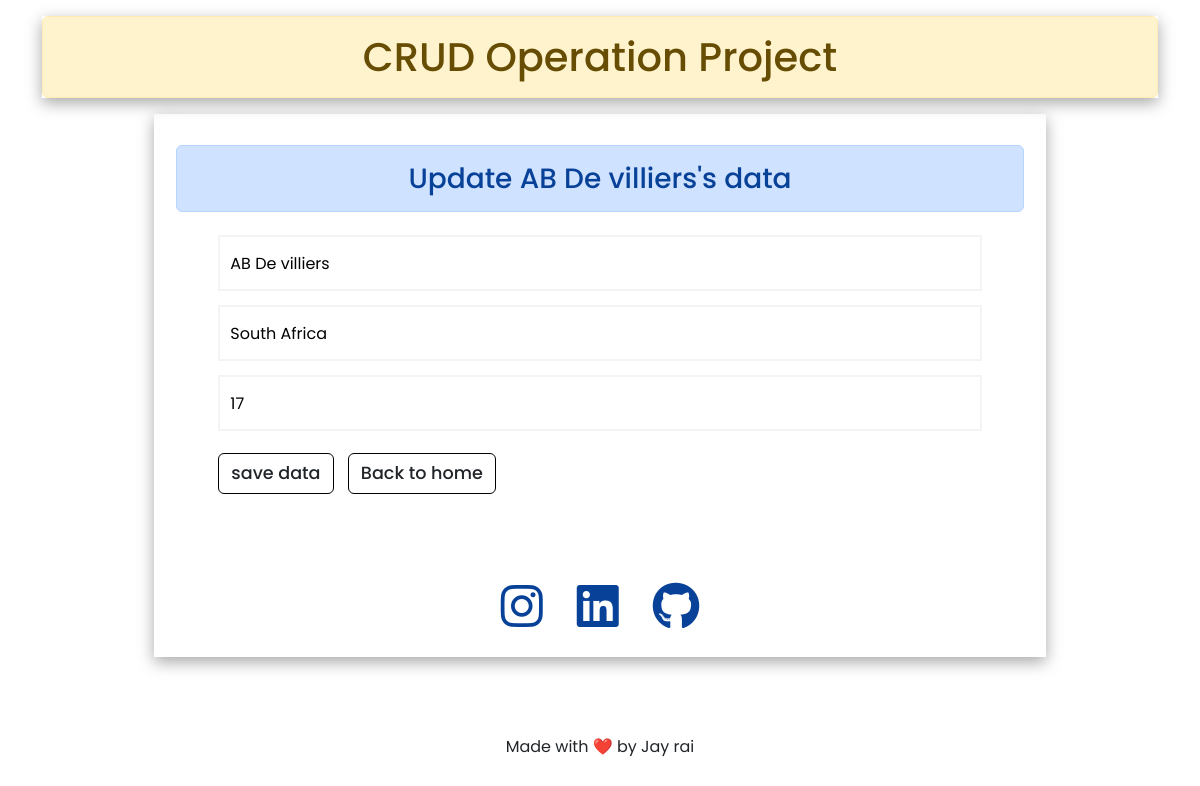
The page /update/27/ on the database its author committed.
### databook/models.py (models this page shows)
class Cricketer(models.Model):
    name = models.CharField(max_length=100)
    country = models.CharField(max_length=100)
    jersey_no = models.IntegerField()

### databook/views.py (the view)
# urls.py: path('update/<int:id>/',views.update_data,name='update'),
def update_data(request,id):
    if request.method == 'POST':
        get_data = Cricketer.objects.get(pk=id)
        fetched_name = request.POST['name']
        fetched_country = request.POST['origin-country']
        fetched_jersey_no = request.POST['jersey-no']
        get_data.name = fetched_name
        get_data.country = fetched_country
        get_data.jersey_no = fetched_jersey_no
        get_data.save()
        return HttpResponseRedirect('/')
    else:
        get_data = Cricketer.objects.get(pk=id)
        return render(request,'databook/update.html',{'data':get_data})

### databook/templates/databook/update.html (shortened to what this page needs)
{% extends 'databook/base.html' %}
{% load static %}
{% block css %}
{{block.super}}
<link rel="stylesheet" href="{% static 'databook/css/update.css' %}">
{% endblock css %}
{% block content %}
<div class="update-content">
    <h3 class="secondary-heading alert alert-primary text-center">Update {{data.name}}'s data</h3>
<form method="post">
    <input type="text" name="name" id="name" placeholder="Enter Cricketer's name" value="{{data.name}}">
    <input type="text" name="origin-country" id="origin-country" placeholder="Enter Cricketer's origin country" value="{{data.country}}">
    <input type="number" name="jersey-no" id="jersey-no" placeholder="Enter jersey number" value="{{data.jersey_no}}">
    <div class="actions">
        <button class="btn btn-add btn-save" type="submit">save data</button>
        <a href="{% url 'home' %}" class="btn btn-add btn-home">Back to home</a>
    </div>
</form>
<div class="social-logos">
    <div class="insta logo">
        <a href="https://www.instagram.com/jayrai_official/?igshid=YmMyMTA2M2Y%3D" target="_blank">
            <i class="fa-brands fa-instagram fa-3x"></i>
        </a>
    </div>
    <div class="linkedin logo">
        <a href="https://www.linkedin.com/in/jay-rai-150b86249/" target="_blank">
            <i class="fa-brands fa-linkedin fa-3x"></i>
        </a>
    </div>
    <div class="github logo">
        <a href="https://github.com/jayrai-official" target="_blank">
            <i class="fa-brands fa-github fa-3x"></i>
        </a>
    </div>
</div>
</div>
{% endblock content %}

### databook/static/databook/css/base.css (style rules this page uses)
* { margin: 0; padding: 0; font-family: 'Poppins', sans-serif; }

### databook/static/databook/css/update.css (style rules this page uses)
.update-content { width: 80%; margin: auto; padding: 2%; box-shadow: rgba(0, 0, 0, 0.35) 0px 5px 15px; }
.secondary-heading { margin-top: 1%; }
form { display: flex; flex-direction: column; width: 90%; margin: auto; }
form input { height: 7vh; margin: 7px 0; border: 2px solid #f4f4f4; padding-left: 10px; }
.btn-add { border: 1px solid black; font-weight: 500; margin-top: 20px; margin: 15px auto 0 auto; font-size: 1.1rem; margin-right: 10px; }
.social-logos { display: flex; align-items: center; justify-content: center; height: 7vh; margin-top: 10%; }
.social-logos .logo { margin: 0 2%; }
.social-logos .logo a { color: #084298; }

### rows shown on the page
Cricketer: name "AB De villiers", origin-country "South Africa", jersey-no "17"
